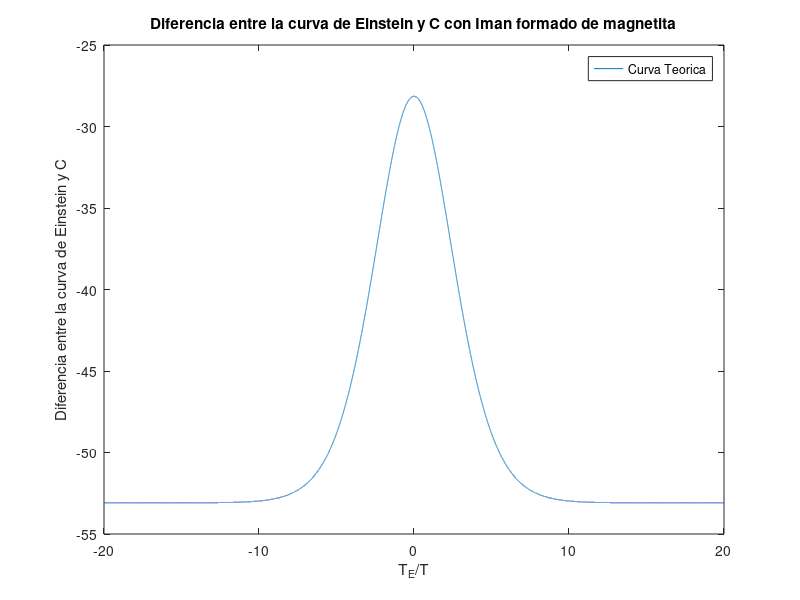

This figure's MATLAB source: (Note: this script raises an error after producing the figure.)
clear all; close all;
x = -20:0.001:20; 
R = 8.31446261815324; T = 185; % constante de los gases ideales R y temperatura promedio
c = 53.088; % <---------- SELECCIONAR calor especifico molar 
y =3*R*(x.^2).*((exp(x))./((exp(x)-1).^2)) - c;
plot (x,y); xlabel('T_{E}/T'); ylabel('Diferencia entre la curva de Einstein y C'); legend('Curva Teorica'); title('Diferencia entre la curva de Einstein y C con Iman formado de magnetita')
print -djpeg -r100 temperaturaimanmagnetite.jpg
i = 1; n = 1; mj0(1) = 0; mn0(1) = 0;
while (y(i)>0)
  mj0(i) = x(i);
  i = i+1;
end
x(i-1)
y(i-1)
x(i)
y(i)
precision = 0.5*(y(i-1) - y(i))
xmed = 0.5*(x(i)+x(i-1))
TE = (0.5*(x(i)+x(i-1)))*T  
deltaTE = (xmed - x(i-1))*T
